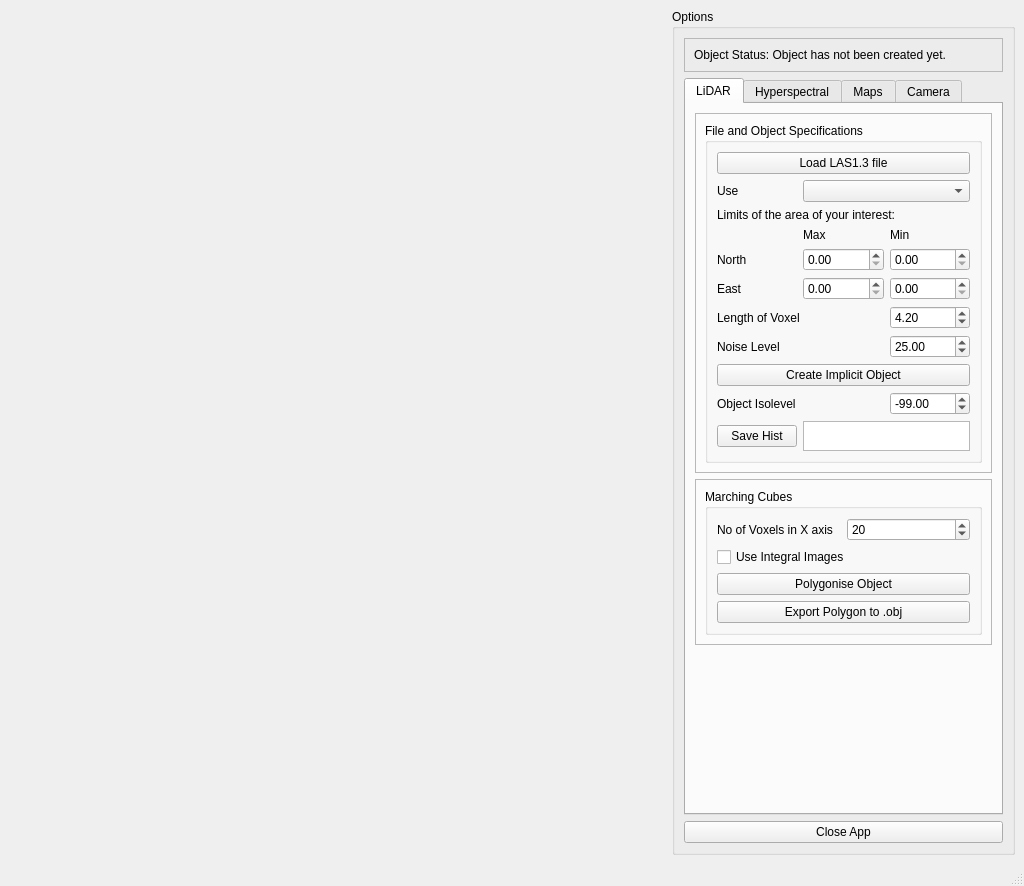
<?xml version="1.0" encoding="UTF-8"?>
<ui version="4.0">
 <class>MainWindow</class>
 <widget class="QMainWindow" name="MainWindow">
  <property name="geometry">
   <rect>
    <x>0</x>
    <y>0</y>
    <width>1024</width>
    <height>886</height>
   </rect>
  </property>
  <property name="windowTitle">
   <string>LAS 1.3 Viewer</string>
  </property>
  <widget class="QWidget" name="centralwidget">
   <layout class="QGridLayout" name="s_mainWindowGridLayout">
    <item row="0" column="0">
     <spacer name="horizontalSpacer_3">
      <property name="orientation">
       <enum>Qt::Horizontal</enum>
      </property>
      <property name="sizeHint" stdset="0">
       <size>
        <width>40</width>
        <height>20</height>
       </size>
      </property>
     </spacer>
    </item>
    <item row="0" column="1">
     <spacer name="horizontalSpacer_2">
      <property name="orientation">
       <enum>Qt::Horizontal</enum>
      </property>
      <property name="sizeHint" stdset="0">
       <size>
        <width>40</width>
        <height>20</height>
       </size>
      </property>
     </spacer>
    </item>
    <item row="0" column="4">
     <widget class="QGroupBox" name="groupBox">
      <property name="title">
       <string>Options</string>
      </property>
      <layout class="QGridLayout" name="gridLayout_8">
       <item row="2" column="4">
        <widget class="QPushButton" name="m_pbClose">
         <property name="text">
          <string>Close App</string>
         </property>
        </widget>
       </item>
       <item row="0" column="4">
        <widget class="QFrame" name="frame_3">
         <property name="frameShape">
          <enum>QFrame::StyledPanel</enum>
         </property>
         <property name="frameShadow">
          <enum>QFrame::Raised</enum>
         </property>
         <layout class="QGridLayout" name="gridLayout_10">
          <item row="0" column="0">
           <widget class="QLabel" name="m_lbObjectType">
            <property name="frameShadow">
             <enum>QFrame::Sunken</enum>
            </property>
            <property name="text">
             <string>Object Status: Object has not been created yet.</string>
            </property>
           </widget>
          </item>
         </layout>
        </widget>
       </item>
       <item row="1" column="4">
        <widget class="QTabWidget" name="tabWidget">
         <property name="currentIndex">
          <number>0</number>
         </property>
         <widget class="QWidget" name="tab">
          <attribute name="title">
           <string>LiDAR</string>
          </attribute>
          <layout class="QGridLayout" name="gridLayout_6">
           <item row="1" column="0">
            <widget class="QFrame" name="frame">
             <property name="frameShape">
              <enum>QFrame::StyledPanel</enum>
             </property>
             <property name="frameShadow">
              <enum>QFrame::Raised</enum>
             </property>
             <layout class="QGridLayout" name="gridLayout">
              <item row="0" column="0">
               <widget class="QGroupBox" name="groupBox_2">
                <property name="title">
                 <string>Marching Cubes</string>
                </property>
                <layout class="QGridLayout" name="gridLayout_4">
                 <item row="0" column="1">
                  <widget class="QSpinBox" name="m_sbNoOfVoxelsInX">
                   <property name="minimum">
                    <number>2</number>
                   </property>
                   <property name="maximum">
                    <number>9999999</number>
                   </property>
                   <property name="value">
                    <number>20</number>
                   </property>
                  </widget>
                 </item>
                 <item row="3" column="0" colspan="2">
                  <widget class="QPushButton" name="m_pbCalculate">
                   <property name="text">
                    <string>Polygonise Object</string>
                   </property>
                  </widget>
                 </item>
                 <item row="4" column="0" colspan="2">
                  <widget class="QPushButton" name="m_pbExport">
                   <property name="text">
                    <string>Export Polygon to .obj</string>
                   </property>
                  </widget>
                 </item>
                 <item row="0" column="0">
                  <widget class="QLabel" name="label_7">
                   <property name="text">
                    <string>No of Voxels in X axis</string>
                   </property>
                  </widget>
                 </item>
                 <item row="1" column="0" colspan="2">
                  <widget class="QCheckBox" name="m_cbIntegralVolume">
                   <property name="text">
                    <string>Use Integral Images</string>
                   </property>
                  </widget>
                 </item>
                </layout>
               </widget>
              </item>
             </layout>
            </widget>
           </item>
           <item row="0" column="0">
            <widget class="QFrame" name="frame_2">
             <property name="frameShape">
              <enum>QFrame::StyledPanel</enum>
             </property>
             <property name="frameShadow">
              <enum>QFrame::Raised</enum>
             </property>
             <layout class="QGridLayout" name="gridLayout_3">
              <item row="0" column="0" colspan="3">
               <widget class="QGroupBox" name="groupBox_3">
                <property name="title">
                 <string>File and Object Specifications</string>
                </property>
                <layout class="QGridLayout" name="gridLayout_5">
                 <item row="8" column="2">
                  <widget class="QDoubleSpinBox" name="m_sbNoiseLevel">
                   <property name="maximum">
                    <double>200.000000000000000</double>
                   </property>
                   <property name="value">
                    <double>25.000000000000000</double>
                   </property>
                  </widget>
                 </item>
                 <item row="3" column="1">
                  <widget class="QLabel" name="label_5">
                   <property name="text">
                    <string>Max</string>
                   </property>
                  </widget>
                 </item>
                 <item row="4" column="2">
                  <widget class="QDoubleSpinBox" name="m_minNorthY"/>
                 </item>
                 <item row="4" column="0">
                  <widget class="QLabel" name="label_3">
                   <property name="text">
                    <string>North</string>
                   </property>
                  </widget>
                 </item>
                 <item row="2" column="0" colspan="3">
                  <widget class="QLabel" name="label_2">
                   <property name="text">
                    <string>Limits of the area of your interest:</string>
                   </property>
                  </widget>
                 </item>
                 <item row="10" column="2">
                  <widget class="QDoubleSpinBox" name="m_limit">
                   <property name="decimals">
                    <number>2</number>
                   </property>
                   <property name="minimum">
                    <double>-100.000000000000000</double>
                   </property>
                   <property name="maximum">
                    <double>100.000000000000000</double>
                   </property>
                   <property name="singleStep">
                    <double>1.000000000000000</double>
                   </property>
                   <property name="value">
                    <double>-99.000000000000000</double>
                   </property>
                  </widget>
                 </item>
                 <item row="7" column="0" colspan="2">
                  <widget class="QLabel" name="label">
                   <property name="text">
                    <string>Length of Voxel</string>
                   </property>
                  </widget>
                 </item>
                 <item row="7" column="2">
                  <widget class="QDoubleSpinBox" name="m_dsVoxelLength">
                   <property name="minimum">
                    <double>0.200000000000000</double>
                   </property>
                   <property name="singleStep">
                    <double>0.500000000000000</double>
                   </property>
                   <property name="value">
                    <double>4.200000000000000</double>
                   </property>
                  </widget>
                 </item>
                 <item row="4" column="1">
                  <widget class="QDoubleSpinBox" name="m_maxNorthY"/>
                 </item>
                 <item row="0" column="0" colspan="3">
                  <widget class="QPushButton" name="m_pbLoadLAS">
                   <property name="text">
                    <string>Load LAS1.3 file</string>
                   </property>
                  </widget>
                 </item>
                 <item row="3" column="2">
                  <widget class="QLabel" name="label_6">
                   <property name="text">
                    <string>Min</string>
                   </property>
                  </widget>
                 </item>
                 <item row="11" column="1" colspan="2">
                  <widget class="QPlainTextEdit" name="m_tHist">
                   <property name="maximumSize">
                    <size>
                     <width>167</width>
                     <height>30</height>
                    </size>
                   </property>
                  </widget>
                 </item>
                 <item row="9" column="0" colspan="3">
                  <widget class="QPushButton" name="m_pbCreate">
                   <property name="text">
                    <string>Create Implicit Object</string>
                   </property>
                  </widget>
                 </item>
                 <item row="5" column="2">
                  <widget class="QDoubleSpinBox" name="m_minEastX"/>
                 </item>
                 <item row="8" column="0" colspan="2">
                  <widget class="QLabel" name="label_9">
                   <property name="text">
                    <string>Noise Level</string>
                   </property>
                  </widget>
                 </item>
                 <item row="10" column="0" colspan="2">
                  <widget class="QLabel" name="label_8">
                   <property name="text">
                    <string>Object Isolevel</string>
                   </property>
                  </widget>
                 </item>
                 <item row="5" column="0">
                  <widget class="QLabel" name="label_4">
                   <property name="text">
                    <string>East</string>
                   </property>
                  </widget>
                 </item>
                 <item row="5" column="1">
                  <widget class="QDoubleSpinBox" name="m_maxEastX"/>
                 </item>
                 <item row="11" column="0">
                  <widget class="QPushButton" name="m_pbSaveHist">
                   <property name="text">
                    <string>Save Hist</string>
                   </property>
                  </widget>
                 </item>
                 <item row="1" column="0">
                  <widget class="QLabel" name="label_13">
                   <property name="text">
                    <string>Use</string>
                   </property>
                  </widget>
                 </item>
                 <item row="1" column="1" colspan="2">
                  <widget class="QComboBox" name="m_cbDataType"/>
                 </item>
                </layout>
                <zorder>m_pbLoadLAS</zorder>
                <zorder>label_2</zorder>
                <zorder>label_6</zorder>
                <zorder>label_5</zorder>
                <zorder>label_3</zorder>
                <zorder>label_4</zorder>
                <zorder>m_maxNorthY</zorder>
                <zorder>m_maxEastX</zorder>
                <zorder>m_minNorthY</zorder>
                <zorder>m_minEastX</zorder>
                <zorder>m_pbCreate</zorder>
                <zorder>label_8</zorder>
                <zorder>m_limit</zorder>
                <zorder>m_sbNoiseLevel</zorder>
                <zorder>label_9</zorder>
                <zorder>m_tHist</zorder>
                <zorder>m_pbSaveHist</zorder>
                <zorder>label</zorder>
                <zorder>m_dsVoxelLength</zorder>
                <zorder>label_13</zorder>
                <zorder>m_cbDataType</zorder>
               </widget>
              </item>
             </layout>
            </widget>
           </item>
           <item row="3" column="0">
            <spacer name="verticalSpacer_2">
             <property name="orientation">
              <enum>Qt::Vertical</enum>
             </property>
             <property name="sizeHint" stdset="0">
              <size>
               <width>20</width>
               <height>40</height>
              </size>
             </property>
            </spacer>
           </item>
          </layout>
         </widget>
         <widget class="QWidget" name="tab_2">
          <attribute name="title">
           <string>Hyperspectral</string>
          </attribute>
          <layout class="QGridLayout" name="gridLayout_2">
           <item row="0" column="0">
            <widget class="QGroupBox" name="groupBox_4">
             <property name="title">
              <string>GroupBox</string>
             </property>
             <layout class="QGridLayout" name="gridLayout_7">
              <item row="2" column="0">
               <widget class="QLabel" name="label_10">
                <property name="text">
                 <string>Red Band</string>
                </property>
               </widget>
              </item>
              <item row="1" column="0" colspan="2">
               <widget class="QPushButton" name="m_pbLoadHyper">
                <property name="text">
                 <string>Load Hyperspectral images</string>
                </property>
               </widget>
              </item>
              <item row="2" column="1">
               <widget class="QSpinBox" name="m_sbBand1">
                <property name="maximum">
                 <number>252</number>
                </property>
                <property name="value">
                 <number>145</number>
                </property>
               </widget>
              </item>
              <item row="3" column="0">
               <widget class="QLabel" name="label_11">
                <property name="text">
                 <string>Green Band</string>
                </property>
               </widget>
              </item>
              <item row="4" column="0">
               <widget class="QLabel" name="label_12">
                <property name="text">
                 <string>Blue Band</string>
                </property>
               </widget>
              </item>
              <item row="4" column="1">
               <widget class="QSpinBox" name="m_sbBand3">
                <property name="maximum">
                 <number>252</number>
                </property>
                <property name="value">
                 <number>38</number>
                </property>
               </widget>
              </item>
              <item row="3" column="1">
               <widget class="QSpinBox" name="m_sbBand2">
                <property name="maximum">
                 <number>252</number>
                </property>
                <property name="singleStep">
                 <number>1</number>
                </property>
                <property name="value">
                 <number>75</number>
                </property>
               </widget>
              </item>
              <item row="5" column="0" colspan="2">
               <widget class="QPushButton" name="m_updateBands">
                <property name="text">
                 <string>Update Bands</string>
                </property>
               </widget>
              </item>
              <item row="6" column="0" colspan="2">
               <widget class="QCheckBox" name="m_cbHyperTexture">
                <property name="text">
                 <string>Enable Hyperspectral texturing</string>
                </property>
               </widget>
              </item>
              <item row="7" column="0" colspan="2">
               <spacer name="verticalSpacer">
                <property name="orientation">
                 <enum>Qt::Vertical</enum>
                </property>
                <property name="sizeHint" stdset="0">
                 <size>
                  <width>20</width>
                  <height>40</height>
                 </size>
                </property>
               </spacer>
              </item>
             </layout>
            </widget>
           </item>
          </layout>
         </widget>
         <widget class="QWidget" name="tab_3">
          <attribute name="title">
           <string>Maps</string>
          </attribute>
          <layout class="QGridLayout" name="gridLayout_9">
           <item row="0" column="1">
            <widget class="QPushButton" name="m_pbCreateMap">
             <property name="text">
              <string>Create</string>
             </property>
            </widget>
           </item>
           <item row="0" column="0">
            <widget class="QComboBox" name="m_cbMaps"/>
           </item>
           <item row="1" column="0" colspan="2">
            <spacer name="verticalSpacer_3">
             <property name="orientation">
              <enum>Qt::Vertical</enum>
             </property>
             <property name="sizeHint" stdset="0">
              <size>
               <width>20</width>
               <height>40</height>
              </size>
             </property>
            </spacer>
           </item>
          </layout>
         </widget>
         <widget class="QWidget" name="tab_4">
          <attribute name="title">
           <string>Camera</string>
          </attribute>
          <layout class="QGridLayout" name="gridLayout_11">
           <item row="5" column="2">
            <widget class="QLabel" name="label_21">
             <property name="text">
              <string>Down</string>
             </property>
            </widget>
           </item>
           <item row="3" column="2">
            <widget class="QLabel" name="label_16">
             <property name="text">
              <string>Y</string>
             </property>
            </widget>
           </item>
           <item row="9" column="1">
            <widget class="QFrame" name="frame_7">
             <property name="frameShape">
              <enum>QFrame::StyledPanel</enum>
             </property>
             <property name="frameShadow">
              <enum>QFrame::Raised</enum>
             </property>
            </widget>
           </item>
           <item row="4" column="1">
            <widget class="QLabel" name="m_lbCamPositionX">
             <property name="frameShape">
              <enum>QFrame::StyledPanel</enum>
             </property>
             <property name="text">
              <string>0</string>
             </property>
            </widget>
           </item>
           <item row="5" column="1">
            <widget class="QLabel" name="label_19">
             <property name="text">
              <string>Up</string>
             </property>
            </widget>
           </item>
           <item row="3" column="3">
            <widget class="QLabel" name="label_17">
             <property name="text">
              <string>Z</string>
             </property>
            </widget>
           </item>
           <item row="7" column="1">
            <widget class="QLabel" name="label_23">
             <property name="text">
              <string>Right</string>
             </property>
            </widget>
           </item>
           <item row="7" column="2">
            <widget class="QLabel" name="label_24">
             <property name="text">
              <string>Left</string>
             </property>
            </widget>
           </item>
           <item row="15" column="0" colspan="4">
            <spacer name="verticalSpacer_4">
             <property name="orientation">
              <enum>Qt::Vertical</enum>
             </property>
             <property name="sizeHint" stdset="0">
              <size>
               <width>20</width>
               <height>40</height>
              </size>
             </property>
            </spacer>
           </item>
           <item row="6" column="0">
            <widget class="QLabel" name="label_20">
             <property name="text">
              <string>Tilt</string>
             </property>
            </widget>
           </item>
           <item row="4" column="3">
            <widget class="QLabel" name="m_lbCamPositionZ">
             <property name="frameShape">
              <enum>QFrame::StyledPanel</enum>
             </property>
             <property name="text">
              <string>0</string>
             </property>
            </widget>
           </item>
           <item row="12" column="0" colspan="2">
            <widget class="QLabel" name="label_26">
             <property name="text">
              <string>Rotation in degrees</string>
             </property>
            </widget>
           </item>
           <item row="11" column="0" colspan="2">
            <widget class="QLabel" name="label_18">
             <property name="text">
              <string>Movement Length (m)</string>
             </property>
            </widget>
           </item>
           <item row="12" column="2" colspan="2">
            <widget class="QSpinBox" name="m_sbRotDeg">
             <property name="minimum">
              <number>1</number>
             </property>
             <property name="maximum">
              <number>60</number>
             </property>
             <property name="singleStep">
              <number>3</number>
             </property>
             <property name="value">
              <number>5</number>
             </property>
            </widget>
           </item>
           <item row="2" column="0">
            <widget class="QLabel" name="label_28">
             <property name="text">
              <string/>
             </property>
            </widget>
           </item>
           <item row="8" column="1">
            <widget class="QLabel" name="m_lbCamPanRight">
             <property name="frameShape">
              <enum>QFrame::StyledPanel</enum>
             </property>
             <property name="text">
              <string>0</string>
             </property>
            </widget>
           </item>
           <item row="4" column="2">
            <widget class="QLabel" name="m_lbCamPositionY">
             <property name="frameShape">
              <enum>QFrame::StyledPanel</enum>
             </property>
             <property name="text">
              <string>0</string>
             </property>
            </widget>
           </item>
           <item row="4" column="0">
            <widget class="QLabel" name="label_14">
             <property name="text">
              <string>Position</string>
             </property>
            </widget>
           </item>
           <item row="13" column="0">
            <widget class="QLabel" name="label_30">
             <property name="text">
              <string/>
             </property>
            </widget>
           </item>
           <item row="3" column="1">
            <widget class="QLabel" name="label_15">
             <property name="text">
              <string>X</string>
             </property>
            </widget>
           </item>
           <item row="8" column="0">
            <widget class="QLabel" name="label_22">
             <property name="text">
              <string>Pan</string>
             </property>
            </widget>
           </item>
           <item row="10" column="0">
            <widget class="QLabel" name="label_27">
             <property name="text">
              <string/>
             </property>
            </widget>
           </item>
           <item row="11" column="2" colspan="2">
            <widget class="QDoubleSpinBox" name="m_sbMoveStep">
             <property name="minimum">
              <double>0.010000000000000</double>
             </property>
             <property name="singleStep">
              <double>0.500000000000000</double>
             </property>
             <property name="value">
              <double>0.050000000000000</double>
             </property>
            </widget>
           </item>
           <item row="0" column="0">
            <widget class="QLabel" name="label_29">
             <property name="text">
              <string/>
             </property>
            </widget>
           </item>
           <item row="1" column="0" colspan="4">
            <widget class="QFrame" name="frame_5">
             <property name="frameShape">
              <enum>QFrame::StyledPanel</enum>
             </property>
             <property name="frameShadow">
              <enum>QFrame::Raised</enum>
             </property>
             <layout class="QGridLayout" name="gridLayout_13">
              <item row="0" column="0">
               <widget class="QGroupBox" name="groupBox_5">
                <property name="title">
                 <string>Camera Manual</string>
                </property>
                <layout class="QGridLayout" name="gridLayout_12">
                 <item row="0" column="0">
                  <widget class="QLabel" name="label_25">
                   <property name="frameShape">
                    <enum>QFrame::NoFrame</enum>
                   </property>
                   <property name="lineWidth">
                    <number>1</number>
                   </property>
                   <property name="text">
                    <string>F: move forward
B: move backwards
U: tilt up
D: tilt down
L: pan left
R: pan right
O: Refresh to original position</string>
                   </property>
                  </widget>
                 </item>
                </layout>
               </widget>
              </item>
             </layout>
            </widget>
           </item>
           <item row="8" column="2">
            <widget class="QLabel" name="m_lbCamPanLeft">
             <property name="frameShape">
              <enum>QFrame::StyledPanel</enum>
             </property>
             <property name="text">
              <string>0</string>
             </property>
            </widget>
           </item>
           <item row="6" column="2">
            <widget class="QLabel" name="m_lbCamTiltDown">
             <property name="frameShape">
              <enum>QFrame::StyledPanel</enum>
             </property>
             <property name="text">
              <string>0</string>
             </property>
            </widget>
           </item>
           <item row="6" column="1">
            <widget class="QLabel" name="m_lbCamTiltUp">
             <property name="frameShape">
              <enum>QFrame::StyledPanel</enum>
             </property>
             <property name="text">
              <string>0</string>
             </property>
            </widget>
           </item>
           <item row="14" column="0" colspan="4">
            <widget class="QPushButton" name="pushButton">
             <property name="text">
              <string>Reset Camera</string>
             </property>
            </widget>
           </item>
          </layout>
         </widget>
        </widget>
       </item>
      </layout>
     </widget>
    </item>
    <item row="0" column="2">
     <spacer name="horizontalSpacer">
      <property name="orientation">
       <enum>Qt::Horizontal</enum>
      </property>
      <property name="sizeHint" stdset="0">
       <size>
        <width>40</width>
        <height>20</height>
       </size>
      </property>
     </spacer>
    </item>
   </layout>
  </widget>
  <widget class="QMenuBar" name="menubar">
   <property name="geometry">
    <rect>
     <x>0</x>
     <y>0</y>
     <width>1024</width>
     <height>29</height>
    </rect>
   </property>
  </widget>
  <widget class="QStatusBar" name="statusbar"/>
 </widget>
 <resources/>
 <connections/>
</ui>
